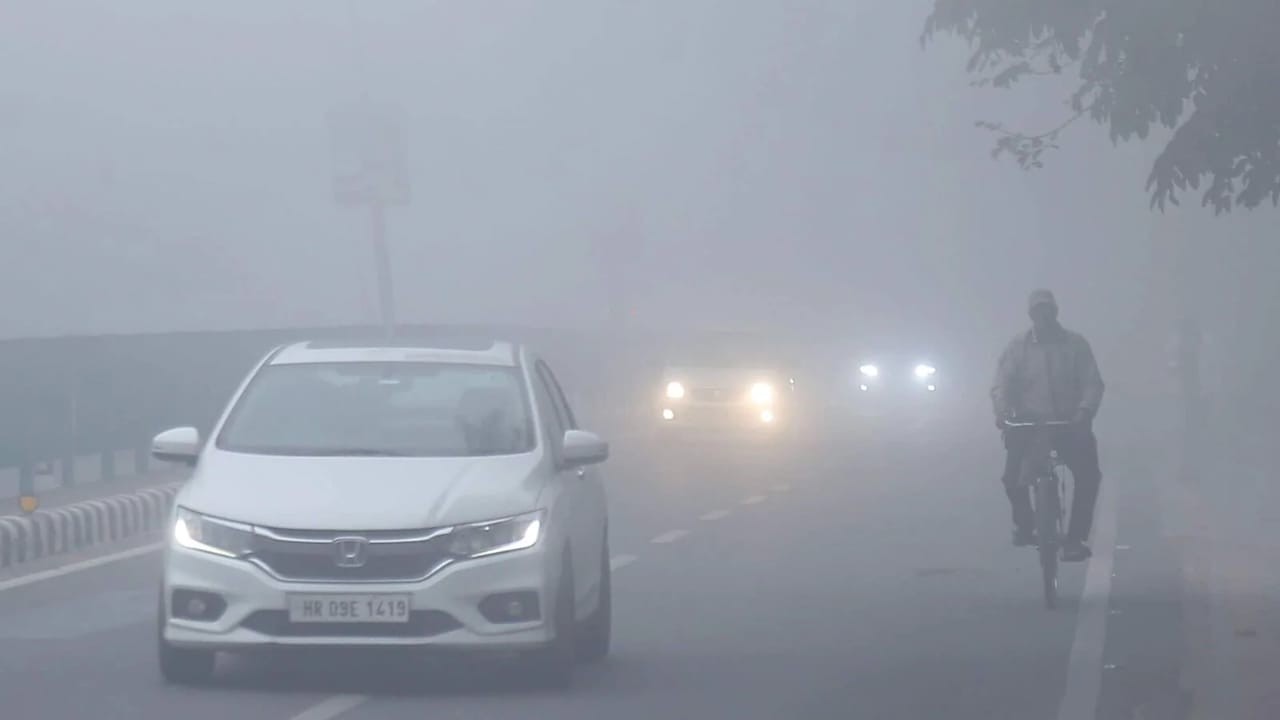
#> input picture dataset/foggy/IMG-20230220-WA0018.jpg, 1280 x 720 px
$ python -i dehaze.py   (imports and definitions only)
#> lines starting #> are read from the running program, lines starting #| are printed output that depends on the picture
#> further down, picture is the input picture: shape (720, 1280, 3); mean B, G, R 168.1, 156.9, 150.6
import cv2
import numpy as np

def dehaze_image(image):

    # Convert image to LAB color space
    lab = cv2.cvtColor(image, cv2.COLOR_BGR2LAB)
#> lab: shape (720, 1280, 3); mean of channels 0, 1, 2 164.3, 128.1, 121.4

    # Split channels
    l, a, b = cv2.split(lab)
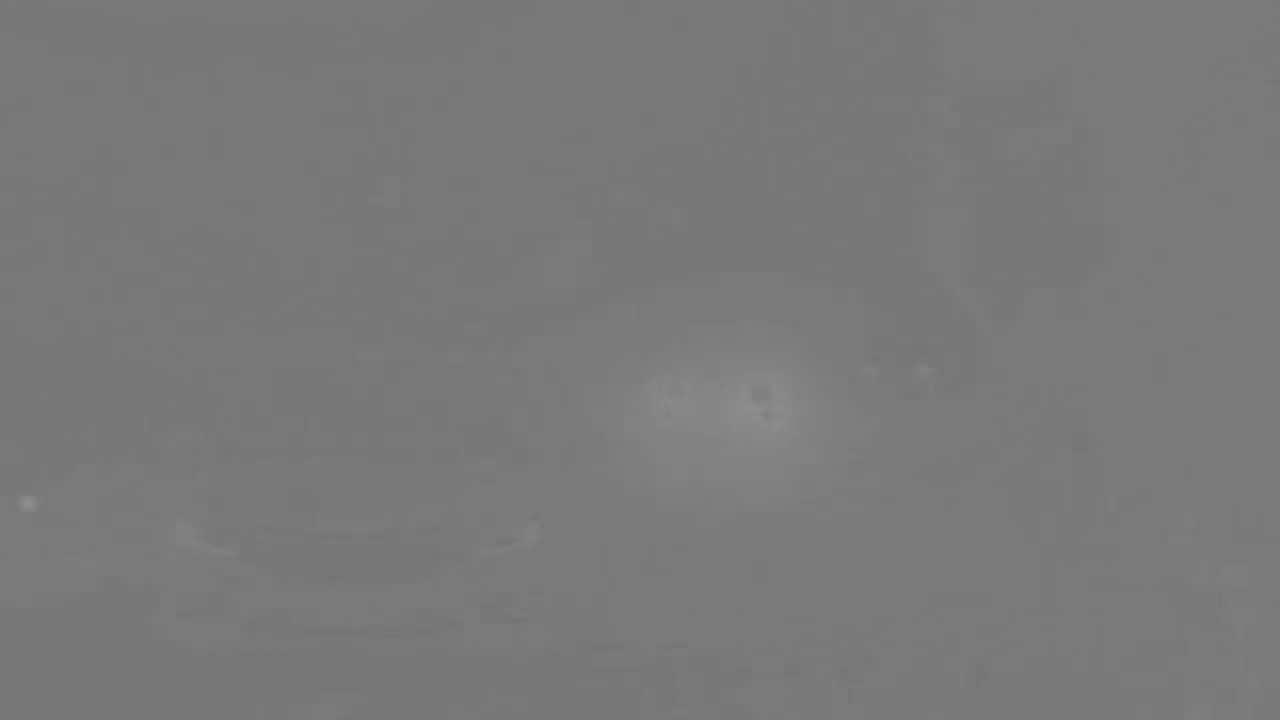
#> b: shape (720, 1280); min 116, max 142, mean 121.4

    # Apply CLAHE (Contrast Limited Adaptive Histogram Equalization)
    clahe = cv2.createCLAHE(clipLimit=3.0, tileGridSize=(8,8))
    cl = clahe.apply(l)
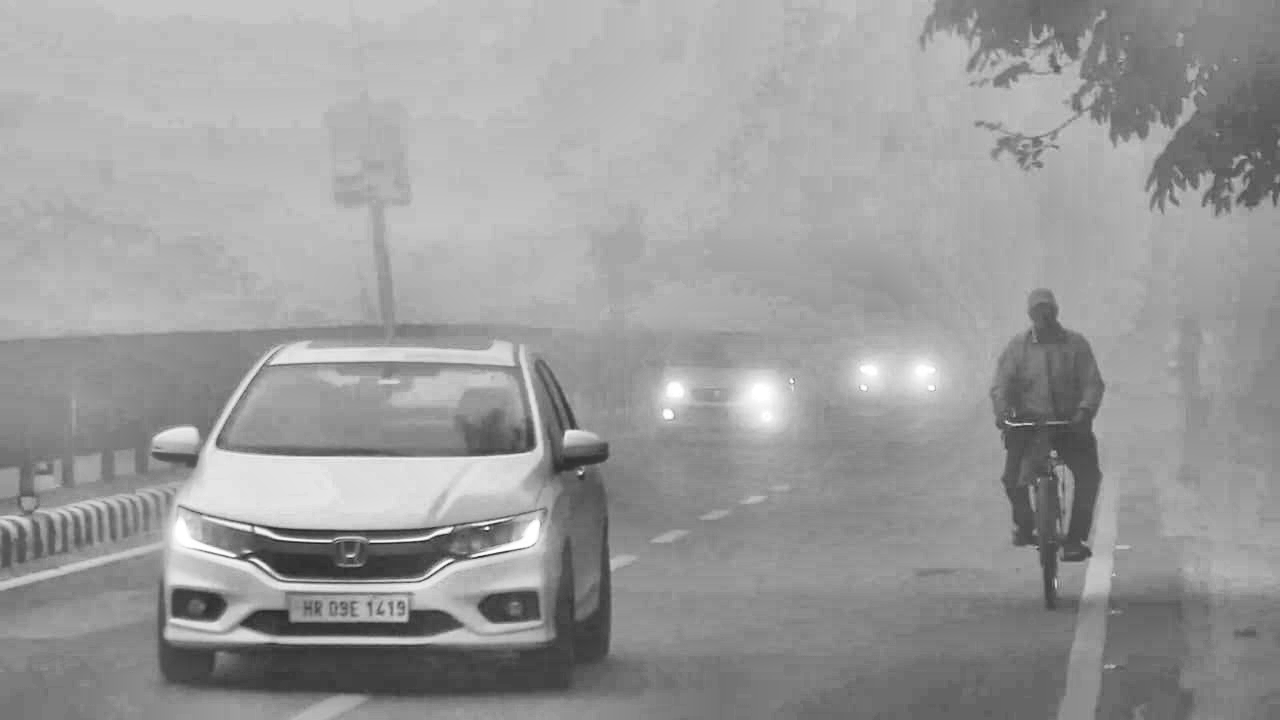
#> cl: shape (720, 1280); min 35, max 255, mean 155.4

    # Merge channels back
    merged = cv2.merge((cl, a, b))
#> merged: shape (720, 1280, 3); mean of channels 0, 1, 2 155.4, 128.1, 121.4

    # Convert back to BGR
    dehazed = cv2.cvtColor(merged, cv2.COLOR_LAB2BGR)

    return dehazed

>>> import cv2
>>> picture = cv2.imread('../dataset/foggy/IMG-20230220-WA0018.jpg')
>>> result = dehaze_image(picture)

$ run again, on dataset/foggy/IMG-20230220-WA0019.jpg
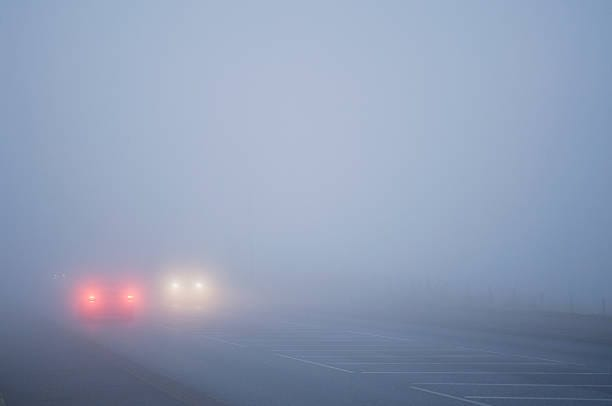
#> input picture dataset/foggy/IMG-20230220-WA0019.jpg, 612 x 406 px
#> picture is the input picture: shape (406, 612, 3); mean B, G, R 181.3, 156.2, 142.9
#> lab: shape (406, 612, 3); mean of channels 0, 1, 2 163.4, 129, 113.5
#> in dehaze_image, `cl = clahe.apply(l)`:
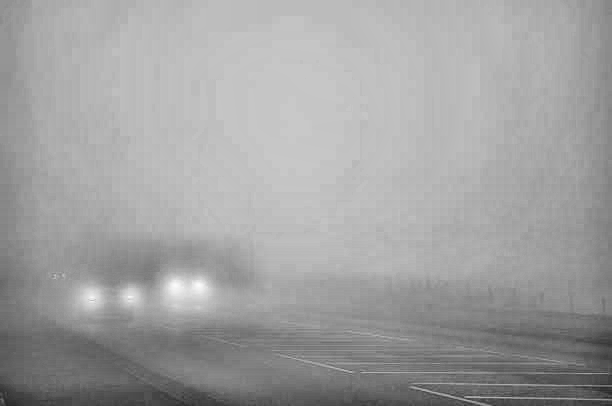
#> cl: shape (406, 612); min 37, max 251, mean 160.4
#> merged: shape (406, 612, 3); mean of channels 0, 1, 2 160.4, 129, 113.5
#> in dehaze_image, `dehazed = cv2.cvtColor(merged, cv2.COLOR_LAB2BGR)`:
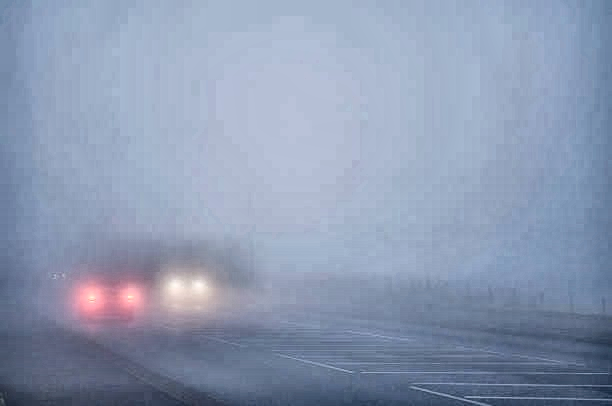
#> dehazed: shape (406, 612, 3); mean B, G, R 178.2, 153.4, 140.3

$ run again, on dataset/foggy/IMG-20230220-WA0020.jpg
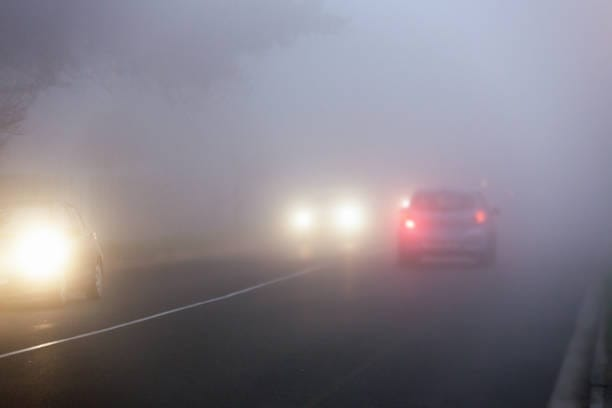
#> input picture dataset/foggy/IMG-20230220-WA0020.jpg, 612 x 408 px
#> picture is the input picture: shape (408, 612, 3); mean B, G, R 136.8, 128.4, 134.1
#> lab: shape (408, 612, 3); mean of channels 0, 1, 2 137.1, 132, 124.4
#> in dehaze_image, `l, a, b = cv2.split(lab)`:
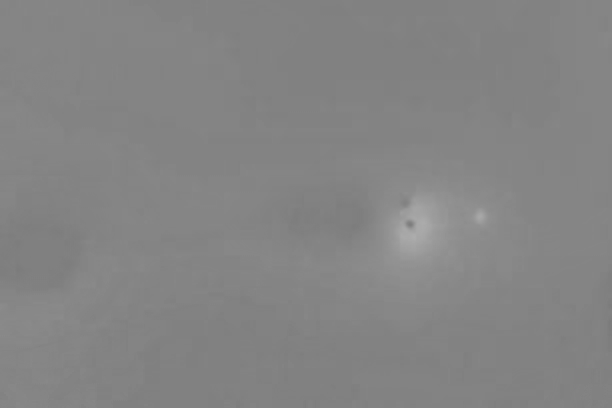
#> a: shape (408, 612); min 123, max 173, mean 132
#> merged: shape (408, 612, 3); mean of channels 0, 1, 2 135.3, 132, 124.4
#> in dehaze_image, `dehazed = cv2.cvtColor(merged, cv2.COLOR_LAB2BGR)`:
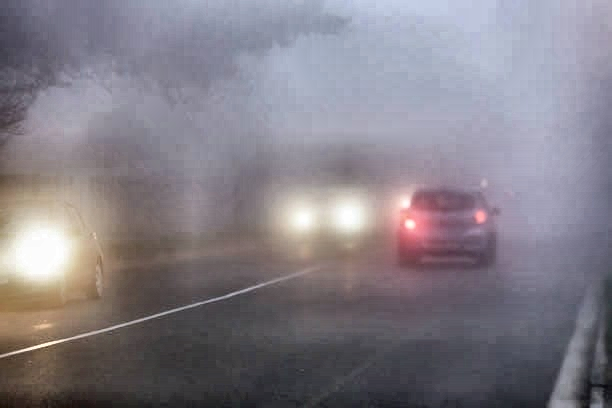
#> dehazed: shape (408, 612, 3); mean B, G, R 134.5, 126.1, 131.6

$ run again, on dataset/foggy/IMG-20230220-WA0021.jpg
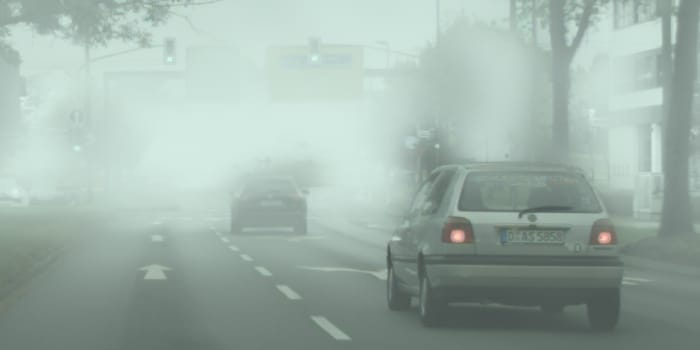
#> input picture dataset/foggy/IMG-20230220-WA0021.jpg, 700 x 350 px
#> picture is the input picture: shape (350, 700, 3); mean B, G, R 169.8, 177.8, 158.8
#> lab: shape (350, 700, 3); mean of channels 0, 1, 2 179.9, 119.9, 129.7
#> in dehaze_image, `cl = clahe.apply(l)`:
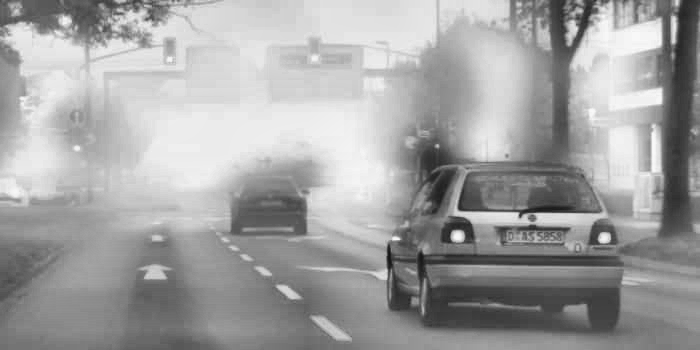
#> cl: shape (350, 700); min 19, max 249, mean 161.7
#> merged: shape (350, 700, 3); mean of channels 0, 1, 2 161.7, 119.9, 129.7
#> in dehaze_image, `dehazed = cv2.cvtColor(merged, cv2.COLOR_LAB2BGR)`:
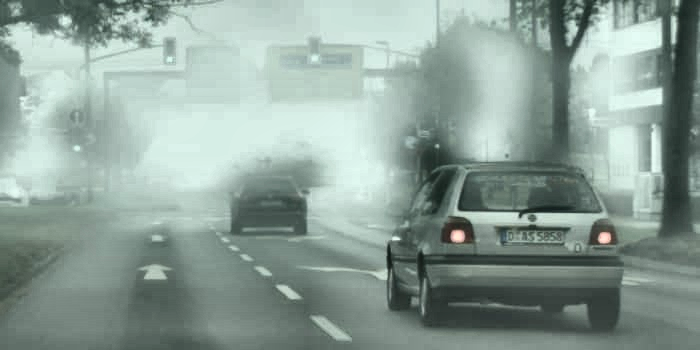
#> dehazed: shape (350, 700, 3); mean B, G, R 152, 159.6, 140.9
